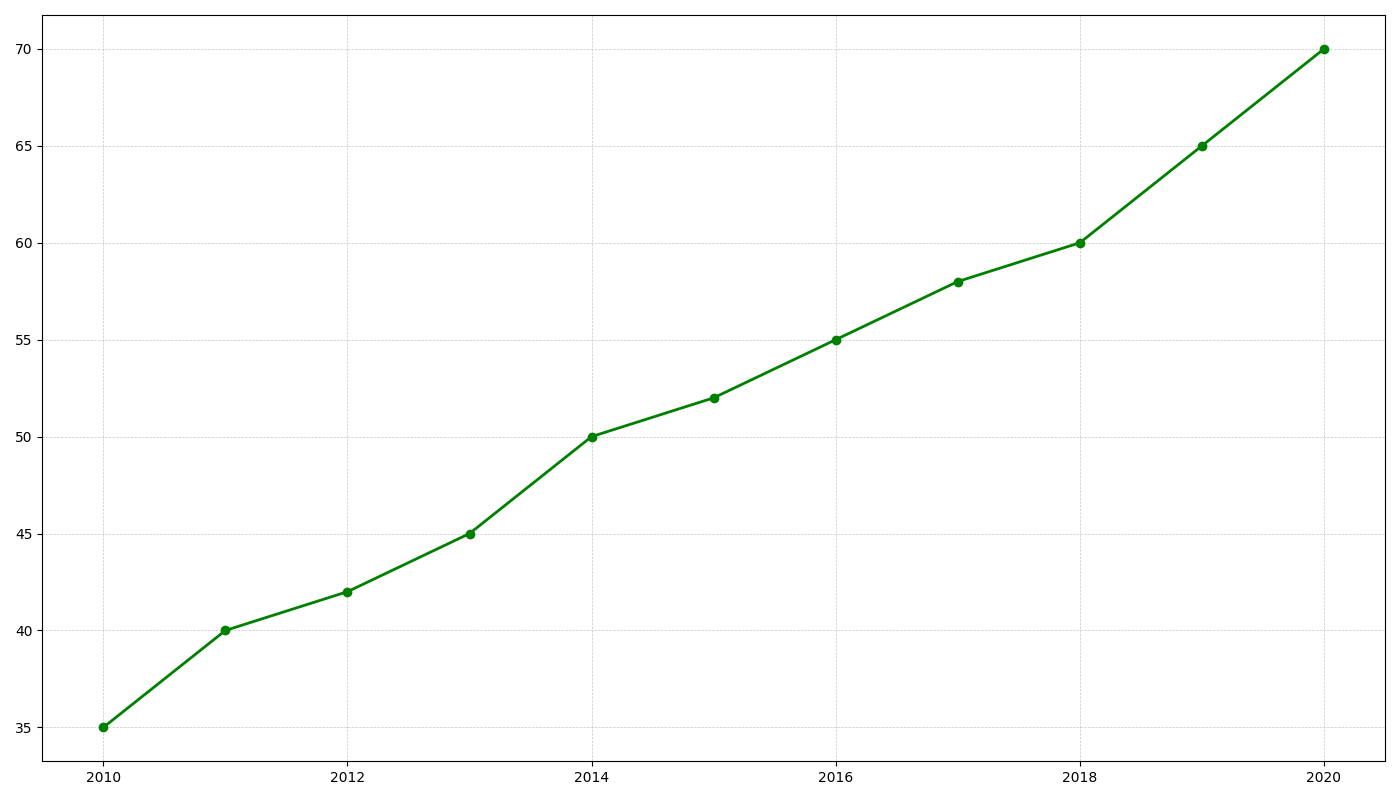

This figure's Python source:
import matplotlib.pyplot as plt
import numpy as np

# Data: Productivity (in tons) of Farm A over the years 2010 to 2020
years = np.arange(2010, 2021)
farm_a_productivity = np.array([35, 40, 42, 45, 50, 52, 55, 58, 60, 65, 70])

# Create subplots
fig, ax = plt.subplots(figsize=(14, 8))

# Plot Farm A productivity
ax.plot(years, farm_a_productivity, color='green', linestyle='-', linewidth=2, marker='o')

# Add grid for better readability
ax.grid(visible=True, linestyle='--', linewidth=0.5, alpha=0.7)

# Automatically adjust plot params
plt.tight_layout()

# Show the plot
plt.show()
